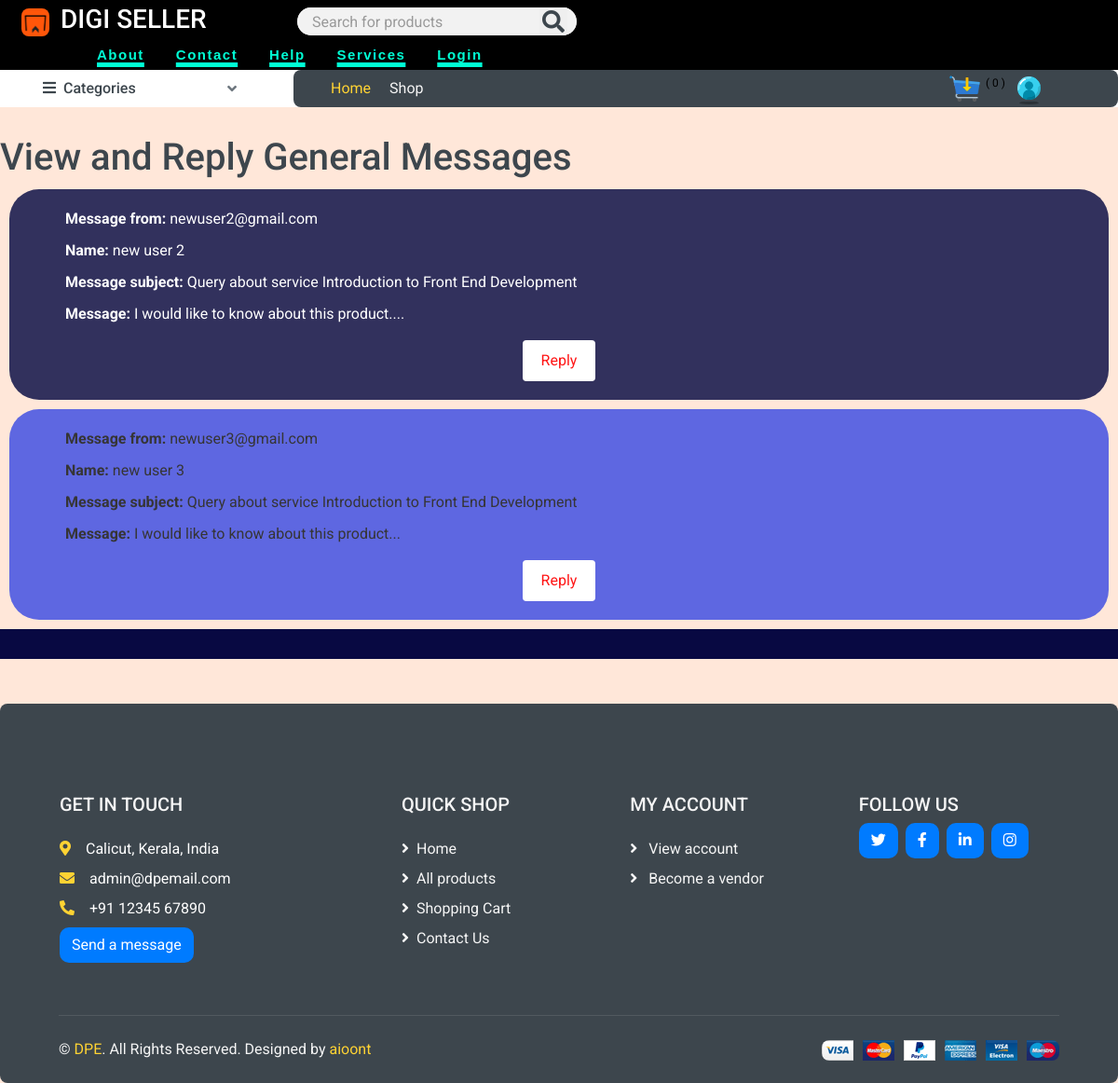
/view_general_messages/, run on an earlier commit of the app's database.
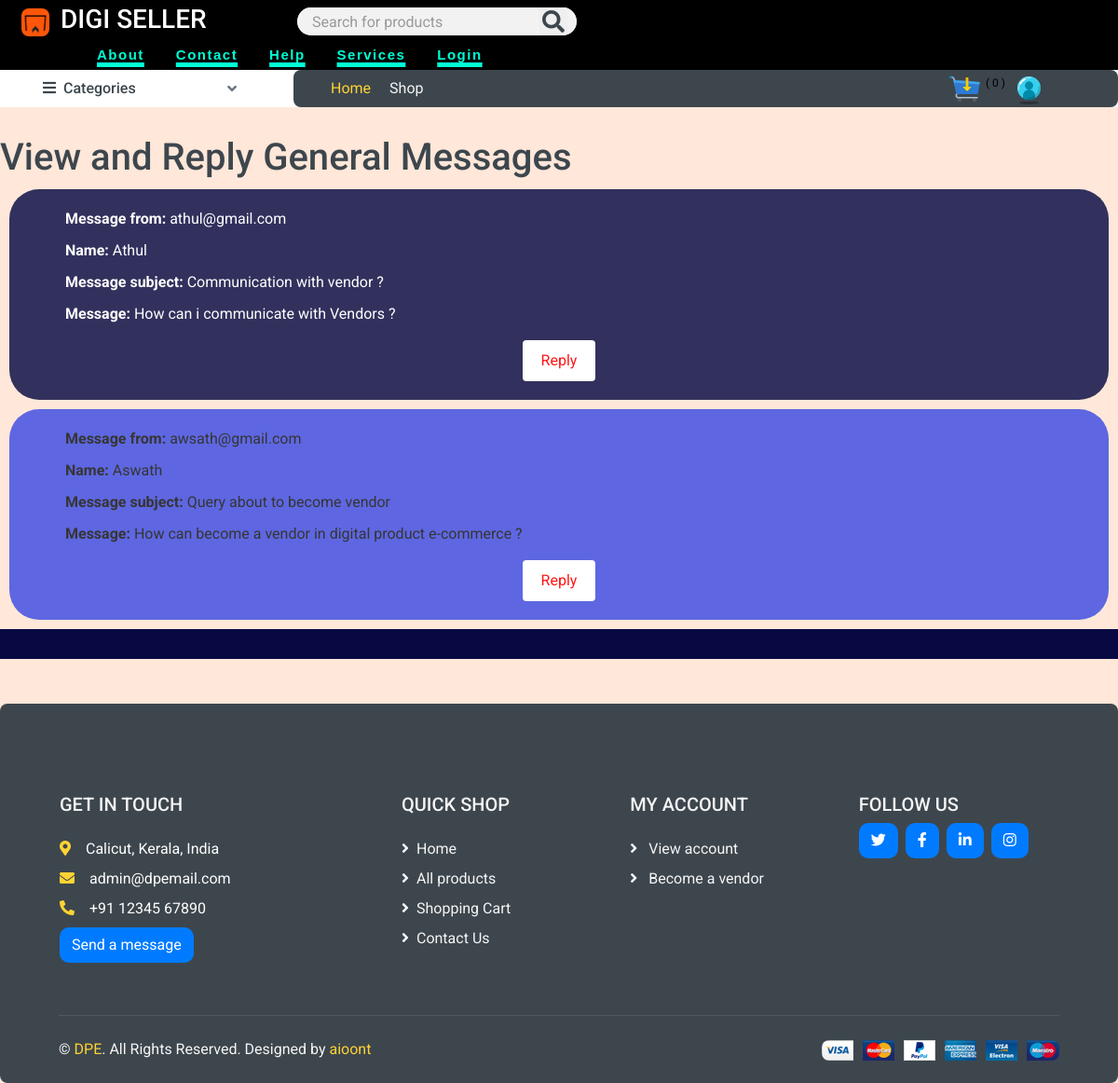
And on a later commit of the database.
### core/models.py (models this page shows, shortened)
class Contact(models.Model):
    full_name = models.CharField(max_length=30, null=True)
    mail = models.EmailField(max_length=100)
    msg_subject = models.CharField(max_length=30)
    msg_content = models.TextField(blank=True)

### core/views.py (the view)
# urls.py: path('view_general_messages/', view_general_messages, name='general_messages'),
def view_general_messages(request):
    general_msg = Contact.objects.all()
    return render(request, 'view-general-messages.html',{
        'general_msg': general_msg,
    })

### store/cart.py (called while the page is built)
    def __len__(self):
        return sum(item['quantity'] for item in self.cart.values())

### store/context_processors.py (called while the page is built)
def cart(request):  # to make cart globally available context_processord.py used
    return {'cart': Cart(request)}

### store/templatetags/menu.py (called while the page is built)
@register.inclusion_tag('menu.html')
def menu():
    categories = Category.objects.all()
    return {'categories':categories}

### core/templates/view-general-messages.html (shortened to what this page needs)
{% extends 'base.html' %}
{% load static %}
{% block content %}
<body>
    <h1>View and Reply General Messages</h1>
    {% for i in general_msg %}
    <div class="message-container {% cycle 'gray-background' 'white-background' %}">
        <ul class="message-text">
            <li><strong>Message from:</strong> {{ i.mail }}</li>
            <li><strong>Name:</strong> {{ i.full_name }}</li>
            <li><strong>Message subject:</strong> {{ i.msg_subject }}</li>
            <li><strong>Message:</strong> {{ i.msg_content }}</li>
        </ul>
        <button class="reply-button" onclick="window.location.href='mailto:{{ i.email }}'">Reply</button>
    </div>
    {% endfor %}
</body>
{% endblock %}

What changed in the data, as far as the page shows it:
changed Contact: mail "newuser2@gmail.com" → "athul@gmail.com"; full_name "new user 2" → "Athul"; msg_subject "Query about service Introduction to Front End Development" → "Communication with vendor ?"; msg_content "I would like to know about this product...." → "How can i communicate with Vendors ?"
changed Contact: mail "newuser3@gmail.com" → "awsath@gmail.com"; full_name "new user 3" → "Aswath"; msg_subject "Query about service Introduction to Front End Development" → "Query about to become vendor"; msg_content "I would like to know about this product..." → "How can become a vendor in digital product e-commerce ?"
